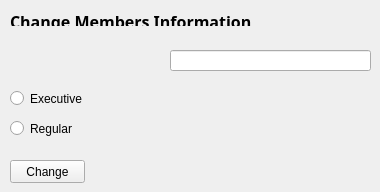
      <widget class="QWidget" name="tab_5">
       <attribute name="title">
        <string>Change Membership</string>
       </attribute>
       <widget class="QRadioButton" name="radioButton_change_to_executive">
        <property name="geometry">
         <rect>
          <x>10</x>
          <y>90</y>
          <width>82</width>
          <height>17</height>
         </rect>
        </property>
        <property name="text">
         <string>Executive</string>
        </property>
       </widget>
       <widget class="QLabel" name="label_26">
        <property name="geometry">
         <rect>
          <x>10</x>
          <y>10</y>
          <width>321</width>
          <height>16</height>
         </rect>
        </property>
        <property name="font">
         <font>
          <family>Perpetua Titling MT</family>
          <pointsize>12</pointsize>
          <weight>75</weight>
          <bold>true</bold>
         </font>
        </property>
        <property name="text">
         <string>Change Members Information</string>
        </property>
        <property name="textFormat">
         <enum>Qt::RichText</enum>
        </property>
       </widget>
       <widget class="QPushButton" name="button_change_members_membership1">
        <property name="geometry">
         <rect>
          <x>10</x>
          <y>160</y>
          <width>75</width>
          <height>23</height>
         </rect>
        </property>
        <property name="text">
         <string>Change</string>
        </property>
       </widget>
       <widget class="QRadioButton" name="radioButton_change_to_regular">
        <property name="geometry">
         <rect>
          <x>10</x>
          <y>120</y>
          <width>82</width>
          <height>17</height>
         </rect>
        </property>
        <property name="text">
         <string>Regular</string>
        </property>
       </widget>
       <widget class="QLabel" name="change_membership_search_name_label">
        <property name="geometry">
         <rect>
          <x>10</x>
          <y>50</y>
          <width>141</width>
          <height>21</height>
         </rect>
        </property>
        <property name="text">
         <string/>
        </property>
       </widget>
       <widget class="QLineEdit" name="change_membership_search_name_lineEdit">
        <property name="geometry">
         <rect>
          <x>170</x>
          <y>50</y>
          <width>201</width>
          <height>21</height>
         </rect>
        </property>
       </widget>
      </widget>
